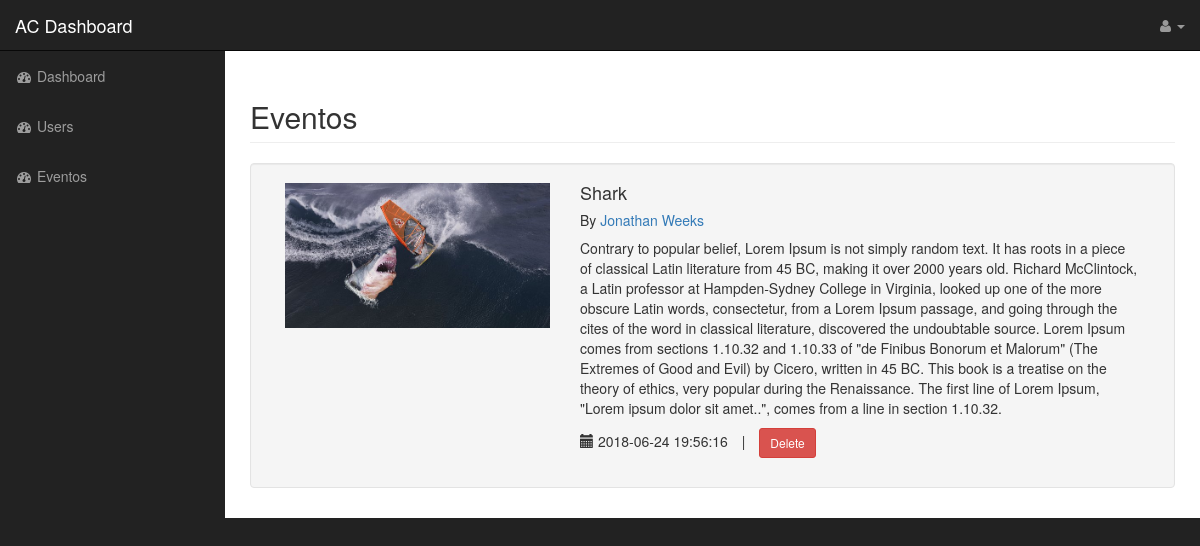
/Admin_controller/eventos_view/10, run on the app's committed database.
### tables this page shows
CREATE TABLE `eventos` (
  `eventos_id` int(11) NOT NULL,
  `eventos_user_id` int(11) NOT NULL,
  `eventos_title` varchar(255) NOT NULL,
  `eventos_description` text NOT NULL,
  `eventos_image` text NOT NULL,
  `eventos_location` varchar(255) NOT NULL,
  `eventos_attend_user_id` int(11) NOT NULL,
  `eventos_timestamp` datetime NOT NULL,
  `eventos_last_edited_timestamp` datetime NOT NULL,
  `eventos_date_and_time` datetime NOT NULL
);

CREATE TABLE `users` (
  `user_id` int(11) NOT NULL,
  `user_is_admin` int(1) NOT NULL,
  `user_firstname` varchar(255) NOT NULL,
  `user_lastname` varchar(255) NOT NULL,
  `user_email` varchar(255) NOT NULL,
  `user_phone` bigint(15) NOT NULL,
  `user_image_cropped` text NOT NULL,
  `user_facebook` varchar(255) NOT NULL,
  `user_twitter` varchar(255) NOT NULL,
  `user_profile_or_business` int(11) NOT NULL,
  `user_business_name` varchar(255) NOT NULL,
  `user_business_position` text NOT NULL,
  `user_business_description` text NOT NULL,
  `user_business_website` varchar(255) NOT NULL,
  `user_business_email` varchar(255) NOT NULL,
  `user_business_facebook` text NOT NULL,
  `user_business_twitter` text NOT NULL,
  `user_password` varchar(255) NOT NULL,
  `user_timestamp` datetime NOT NULL DEFAULT CURRENT_TIMESTAMP ON UPDATE CURRENT_TIMESTAMP
);

### application/controllers/Admin_controller.php (called while the page is built, shortened)
<?php defined('BASEPATH') OR exit('No direct script access allowed');
class Admin_controller extends CI_Controller {
	public function __construct(){
		$this->load->model('Eventos_model');
		$this->load->model('Products_model');
		$this->load->model('User_model');
		$this->load->library('pagination');
	}
	public function eventos_view($evento_id){
		$data['eventos_by_id'] = $this->Eventos_model->evento_by_id($evento_id);
		$evento_user_id = $data['eventos_by_id'][0]['eventos_user_id'];
		$data['users_by_id'] = $this->User_model->get_by_id($evento_user_id);
		$this->load->view('admin/eventos_view', $data);
	}
}

### index.php (called while the page is built, shortened)
<?php
require_once BASEPATH.'core/CodeIgniter.php';

### application/models/Eventos_model.php (called while the page is built, shortened)
<?php
class Eventos_model extends CI_Model {
    public function evento_by_id($evento_id) {
        $this->db->order_by('eventos_timestamp','DESC');
        $this->db->join('locations', 'eventos.eventos_id = locations.location_evento_id', 'left');
        $this->db->where('eventos_id', $evento_id);
        $query = $this->db->get('eventos');
        return $query->result_array();
    }
}

### application/models/User_model.php (called while the page is built, shortened)
<?php
class User_model extends CI_Model {
    private $users_table = "users";
    public function get_by_id($id) {
      $query = $this->db->query("SELECT * FROM $this->users_table WHERE user_id = '$id'");
      return $query->result_array();
    }
}

### application/views/admin/eventos_view.php (the view, shortened to what this page needs)
  <div class="row">
      <div class="col-lg-12">
          <h2 class="page-header">
              Eventos
          </h2>
      </div>
  </div>
  <?php foreach ($eventos_by_id as $evento_by_id) { ?>
  <div class="well">
      <div class="media">
          <div class="col-md-4">
              <a class="pull-left fancybox" rel="group" href="<?php echo base_url('assets/img/') . $evento_by_id['eventos_image']; ?>">
                  <img class="media-object img-responsive" src="<?php echo base_url('assets/img/') . $evento_by_id['eventos_image']; ?>">
              </a>
          </div>
          <div class="col-md-8">
    		      <div class="media-body">
          		<h4 class="media-heading"><?php echo $evento_by_id['eventos_title']; ?>
                <h5> By
                  <?php foreach ($users_by_id as $user_by_id) { ?>
                    <a href="#"><?php echo $user_by_id['user_firstname'] . " " . $user_by_id['user_lastname']; ?></a>
                  <?php } ?>
                </h5>
              </h4>
                  <p><?php echo $evento_by_id['eventos_description']; ?></p>
                  <ul class="list-inline list-unstyled">
    			            <li><span><i class="glyphicon glyphicon-calendar"></i> <?php echo $evento_by_id['eventos_timestamp']; ?> </span></li>
                      <li>|</li>
                      <?php foreach ($users_by_id as $user_by_id) { ?>
                          <li>
                              <a href="<?php echo base_url('Admin_controller/eventos_delete/').$evento_by_id['eventos_id'] .'/'.$user_by_id['user_id']; ?>" class="btn btn-danger btn-sm delete-alert" type="button">Delete</a>
                          </li>
                      <?php } ?>
                  </ul>
              </div>
          </div>
      </div>
  </div>
<?php } ?>

### assets/admin/css/sb-admin.css (style rules this page uses)
body { margin-top: 100px; background-color: #222; }
@media (min-width:768px) { body { margin-top: 50px; } }

### data on the page
eventos: eventos_image (picture), eventos_title "Shark", eventos_description "Contrary to popular belief, Lorem Ipsum is not simply random text. It has roots in a piece of classical Latin literature from 45 BC, making it over 2000 years old. Richard McClintock, a Latin professor at Hampden-Sydney College in Virginia, looked up one of the more obscure Latin words, consectetur, from a Lorem Ipsum passage, and going through the cites of the word in classical literature, discovered the undoubtable source. Lorem Ipsum comes from sections 1.10.32 and 1.10.33 of \"de Finibus Bonorum et Malorum\" (The Extremes of Good and Evil) by Cicero, written in 45 BC. This book is a treatise on the theory of ethics, very popular during the Renaissance. The first line of Lorem Ipsum,…", eventos_timestamp "2018-06-24 19:56:16"
users: user_firstname "Jonathan", user_lastname "Weeks"
